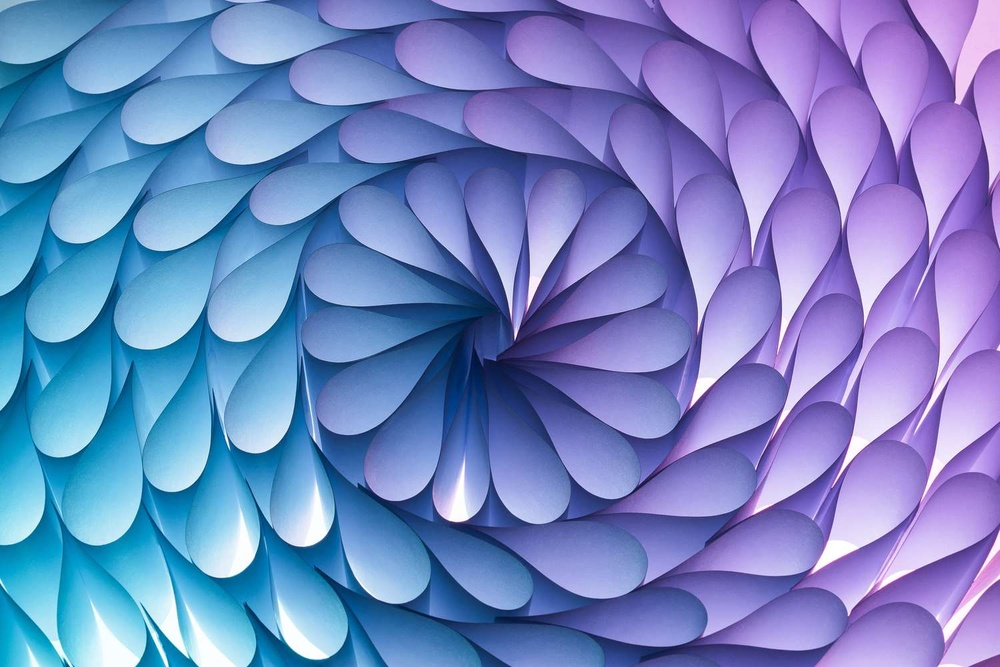
#> input picture image.jpg, 1000 x 667 px, shrunk from 1500 x 1000 before the run, found by its file name
$ python loadImg.py
#> lines starting #> are read from the running program, lines starting #| are printed output that depends on the picture
import cv2
import numpy as np
import matplotlib.image as mpimg

def loadImg():
    lines = mpimg.imread(r"C:\Users\maxfo\pythonProjects\fusionAPIimg2Sketch\image.jpg")
#> lines is the input picture: shape (667, 1000, 3); mean R, G, B 114.3, 135.5, 196.2
    return cv2.Canny(np.uint8(lines),80,255)
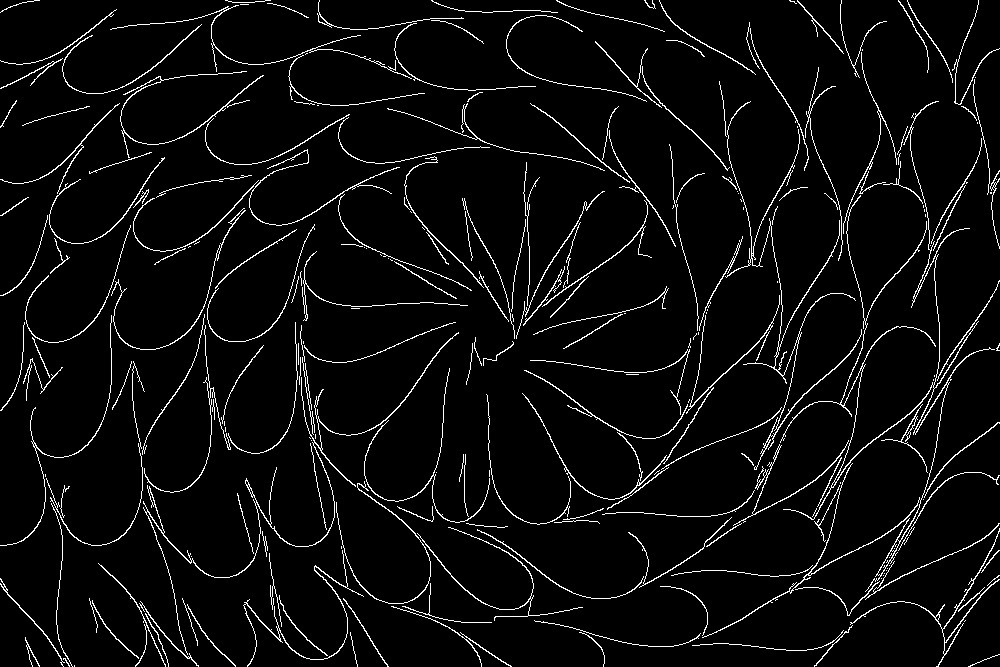
#> returned value: shape (667, 1000); 4.7% white in thin lines or dots

def thinning(image):
    _, binary_image = cv2.threshold(image, 127, 255, cv2.THRESH_BINARY)
    thinned = cv2.ximgproc.thinning(binary_image)
#> thinned: shape (667, 1000); 4.6% white in thin lines or dots
    return thinned

def detectLines():
    thinnedFig = thinning(loadImg())

    for i in range(1, len(thinnedFig)-1):
        for j in range(1, len(thinnedFig[0])-1):
            sum = thinnedFig[i-1][j-1] + thinnedFig[i][j-1] + thinnedFig[i+1][j-1] +\
                    thinnedFig[i-1][j] + thinnedFig[i][j] + thinnedFig[i+1][j] +\
                    thinnedFig[i-1][j+1] + thinnedFig[i][j+1] + thinnedFig[i+1][j+1]
            if sum > 255*3:
                thinnedFig[i][j] = 0

    img = np.uint8(thinnedFig)

    lsd = cv2.createLineSegmentDetector()
    lines = lsd.detect(img)[0]
#> lines = 1733 rows, first 6: [942.9, 636.9, 942.8, 649.4], [890.7, 182.9, 913.8, 192.8], [998.3, 652.3, 967.1, 665], [40.26, 665.8, 25.08, 636.6], [893.6, 139.1, 866, 79.78], [829.2, 253.8, 784.6, 324.5]
    return lines

lines = detectLines()
with open("out.txt", "w") as outFile:
    if lines is not None:
        for line in lines:
            x0, y0, x1, y1 = map(int, line[0])
            outFile.write(f"{x0} {y0} {x1} {y1} \n")
#> this loop made 1733 passes
#> (line, x0, y0, x1, y1) on passes 1 to 3: ([[942.9, 636.9, 942.8, 649.4]], 942, 636, 942, 649), ([[890.7, 182.9, 913.8, 192.8]], 890, 182, 913, 192), ([[998.3, 652.3, 967.1, 665]], 998, 652, 967, 664)
